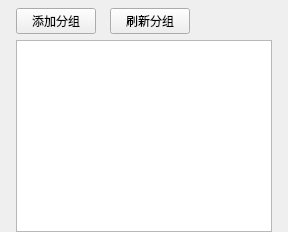
<?xml version="1.0" encoding="UTF-8"?>
<ui version="4.0">
 <class>GroupManagePage</class>
 <widget class="QWidget" name="GroupManagePage">
  <layout class="QVBoxLayout" name="verticalLayout">
   <property name="leftMargin"><number>16</number></property>
   <property name="topMargin"><number>8</number></property>
   <property name="rightMargin"><number>16</number></property>
   <property name="bottomMargin"><number>0</number></property>
   <property name="spacing"><number>6</number></property>
   <item>
    <layout class="QHBoxLayout" name="actionLayout">
     <property name="spacing"><number>14</number></property>
     <item><widget class="QPushButton" name="addGroupButton"><property name="text"><string>添加分组</string></property></widget></item>
     <item><widget class="QPushButton" name="refreshGroupButton"><property name="text"><string>刷新分组</string></property></widget></item>
     <item><spacer name="horizontalSpacer"><property name="orientation"><enum>Qt::Horizontal</enum></property><property name="sizeHint" stdset="0"><size><width>40</width><height>20</height></size></property></spacer></item>
    </layout>
   </item>
   <item><widget class="QTableWidget" name="groupTable"/></item>
  </layout>
 </widget>
 <resources/>
 <connections/>
</ui>
